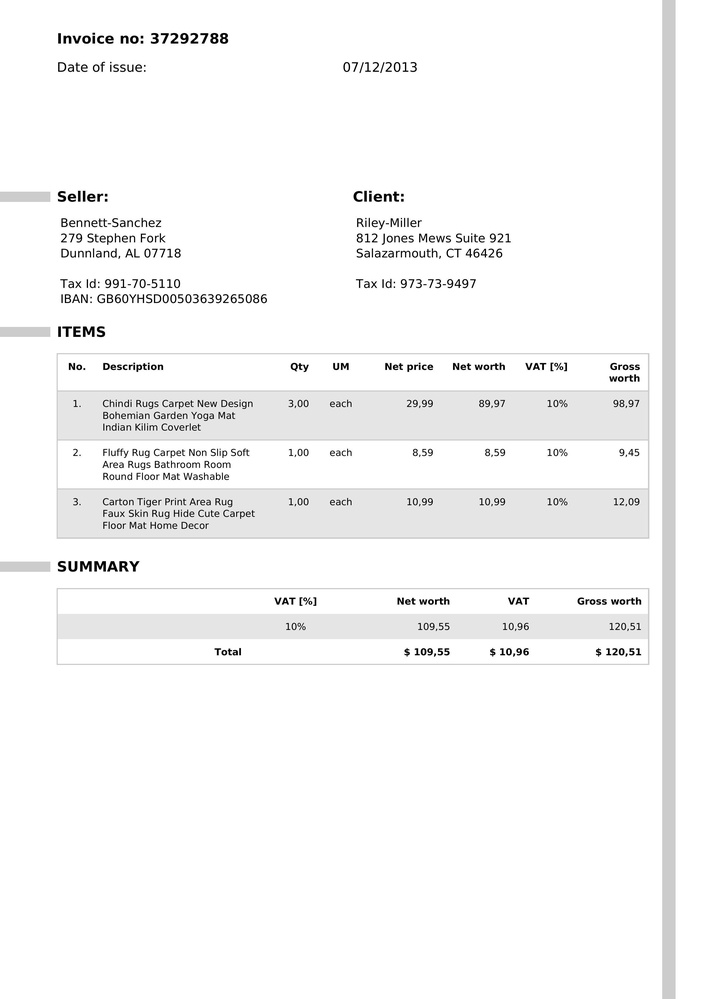
#> input picture code/InvoiceReader-ML-master/templates/image (1).jpg, 706 x 999 px, shrunk from 2481 x 3508 before the run, found by its file name; its folder holds only this picture in this run
$ python Annotation_file.py
#> lines starting #> are read from the running program, lines starting #| are printed output that depends on the picture; after the words box and inside, x2 and y2 are one past the last pixel; in counts of white or black regions, pixels touching at a corner belong together
import os
import cv2
import pytesseract
import re
import json

# Path to Tesseract OCR executable (change accordingly)
# pytesseract.pytesseract.tesseract_cmd = r'C:/Program Files/Tesseract-OCR/tesseract.exe'

def extract_text(image_path):
    image = cv2.imread(image_path)
#> image is the input picture: shape (999, 706, 3); min 0, max 255, mean 247

    gray_image = cv2.cvtColor(image, cv2.COLOR_BGR2GRAY)

    _, thresh_image = cv2.threshold(gray_image, 0, 255, cv2.THRESH_BINARY | cv2.THRESH_OTSU)
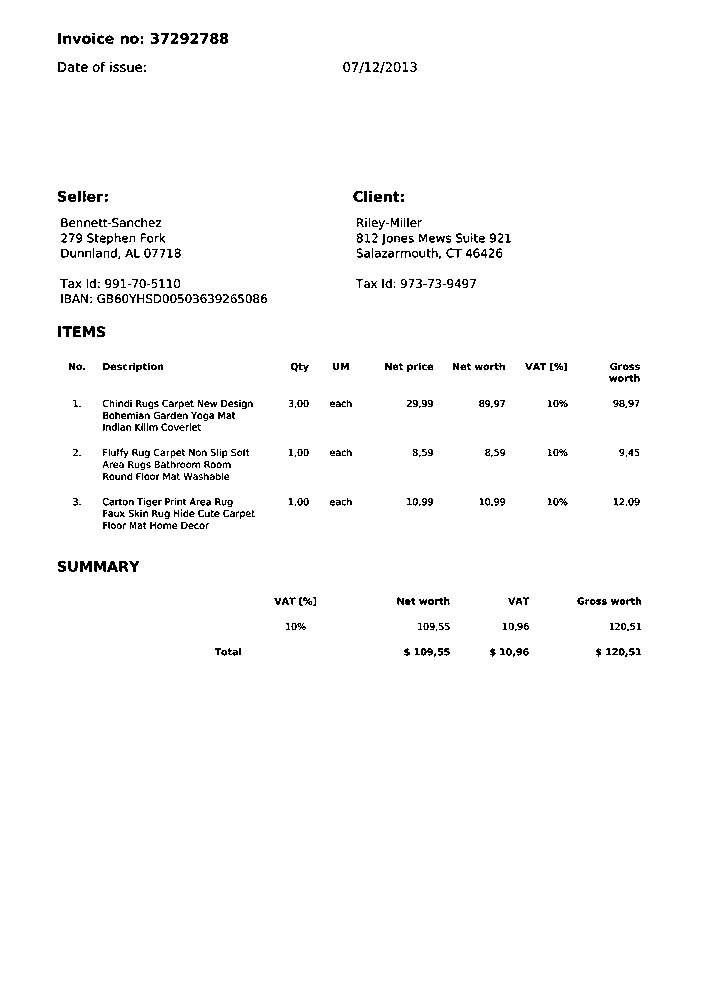
#> thresh_image: shape (999, 706); 98% white; black in thin lines or dots, all inside (x1, y1, x2, y2) = (58, 33, 641, 657)

    inverted_image = cv2.bitwise_not(thresh_image)

    kernel = cv2.getStructuringElement(cv2.MORPH_RECT, (3, 3))
    dilated_image = cv2.dilate(inverted_image, kernel, iterations=1)
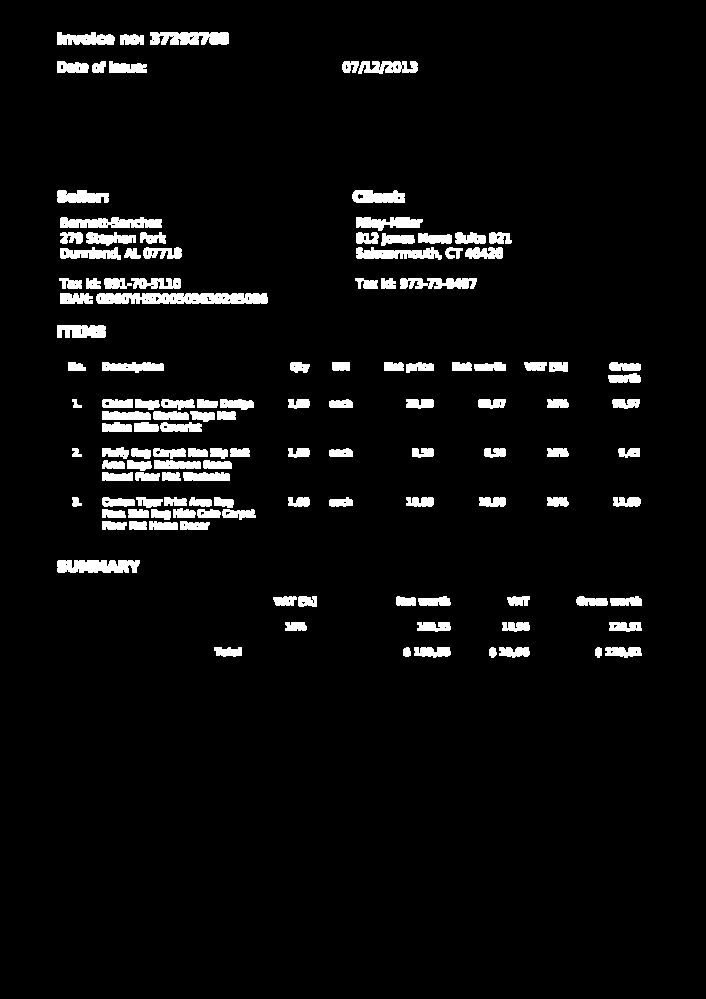
#> dilated_image: shape (999, 706); 4.9% white; 129 white regions, largest, box (x1, y1, x2, y2) and area: (96, 293, 268, 304) 1716, (57, 560, 140, 573) 939, (60, 217, 162, 228) 885

    # Perform OCR
    text = pytesseract.image_to_string(dilated_image)
    print(text,"text")
    return text


def extract_key_value_pairs_and_line_items(text):
    key_value_pairs = {}
    line_items = []

    lines = text.split('\n')
    key_value_pattern = re.compile(r'([^:]+)\s*:\s*(.*)')

    # Define regular expression pattern for line items
    line_item_pattern = r'(\d+)\s+(.*?)\s+(\d+\.\d+)\s+(\d+\.\d+)'

    for line in lines:
        key_value_match = key_value_pattern.match(line)
        if key_value_match:
            key = key_value_match.group(1).strip()
            value = key_value_match.group(2).strip()
            key_value_pairs[key] = value
        else:
            line_item_match = re.match(line_item_pattern, line)
            if line_item_match:
                quantity = int(line_item_match.group(1))
                description = line_item_match.group(2).strip()
                unit_price = float(line_item_match.group(3))
                total_price = float(line_item_match.group(4))

                line_item = {
                    "quantity": quantity,
                    "description": description,
                    "unit_price": unit_price,
                    "total_price": total_price
                }
                line_items.append(line_item)

    return key_value_pairs, line_items

def save_as_json(key_value_pairs, line_items, output_file):
    data = {
        "key_value_pairs": key_value_pairs,
        "line_items": line_items
    }
    with open(output_file, 'w') as f:
        json.dump(data, f, indent=4)

def process_images_in_directory(input_directory, output_directory):
    if not os.path.exists(output_directory):
        os.makedirs(output_directory)

    for filename in os.listdir(input_directory):
        if filename.endswith(".jpg") or filename.endswith(".png"):
            image_path = os.path.join(input_directory, filename)
            output_json = os.path.join(output_directory, f"{os.path.splitext(filename)[0]}.json")

            text = extract_text(image_path)

            key_value_pairs, line_items = extract_key_value_pairs_and_line_items(text)

            save_as_json(key_value_pairs, line_items, output_json)

            print("Annotations saved as JSON:", output_json)

input_directory = 'C:/Users/admin/Documents/imagetotext- python/invoicemodel/Invoice/InvoiceReader-ML-master/templates'  # Replace with your input directory containing invoice images
output_directory = 'InvoiceReader-ML-master/Output_Annotation'  # Replace with your output directory for JSON annotations

process_images_in_directory(input_directory, output_directory)
#> (the call stopped at in extract_text, `text = pytesseract.image_to_string(dilated_image)`: pytesseract is not available in this run)

$ run again, on code/InvoiceReader-ML-master/templates/image (2).jpg
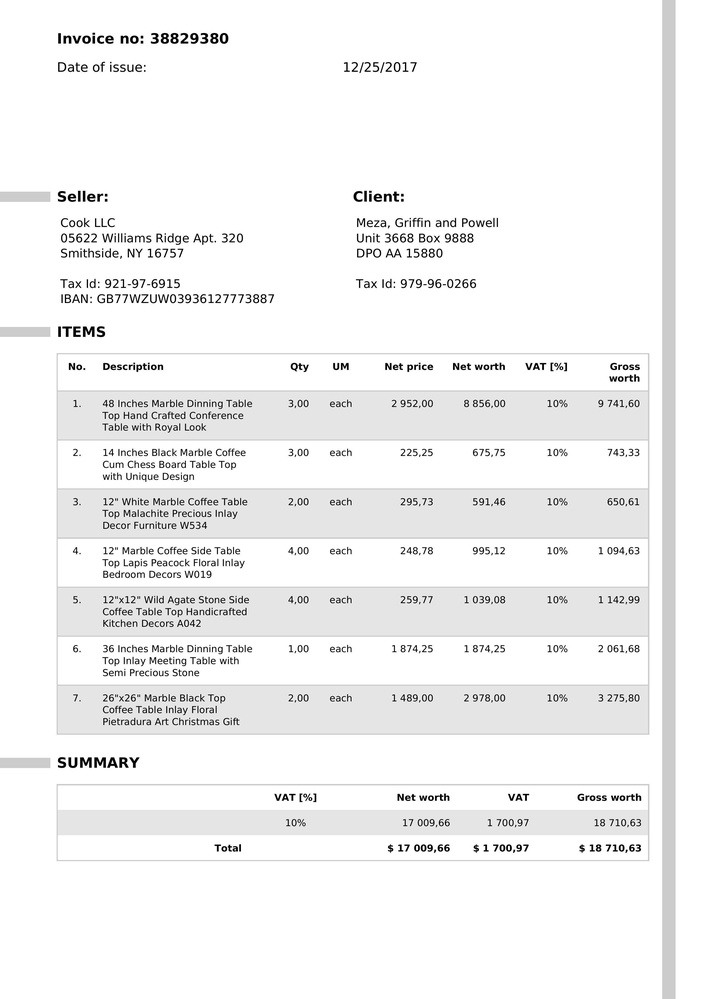
#> input picture code/InvoiceReader-ML-master/templates/image (2).jpg, 706 x 999 px, shrunk from 2481 x 3508 before the run, found by its file name
#> in extract_text, image is the input picture: shape (999, 706, 3); min 0, max 255, mean 242.9
#> in extract_text, `_, thresh_image = cv2.threshold(gray_image, 0, 255, cv2.THRESH_BINARY ..`:
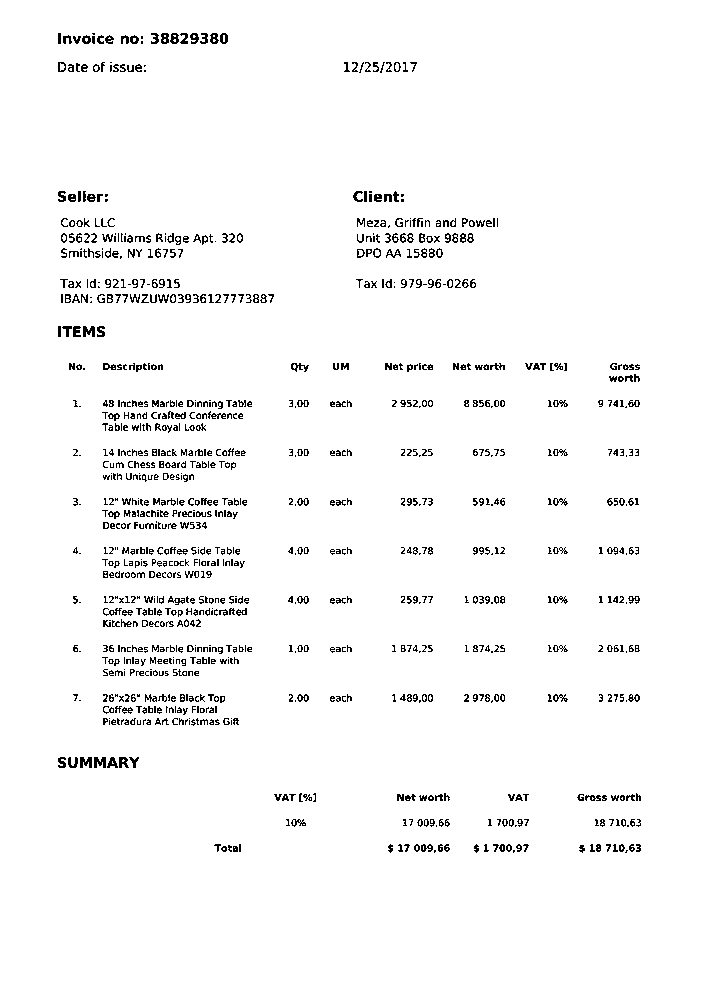
#> thresh_image: shape (999, 706); 96.9% white; black in thin lines or dots, all inside (x1, y1, x2, y2) = (58, 33, 641, 853)
#> in extract_text, `dilated_image = cv2.dilate(inverted_image, kernel, iterations=1)`:
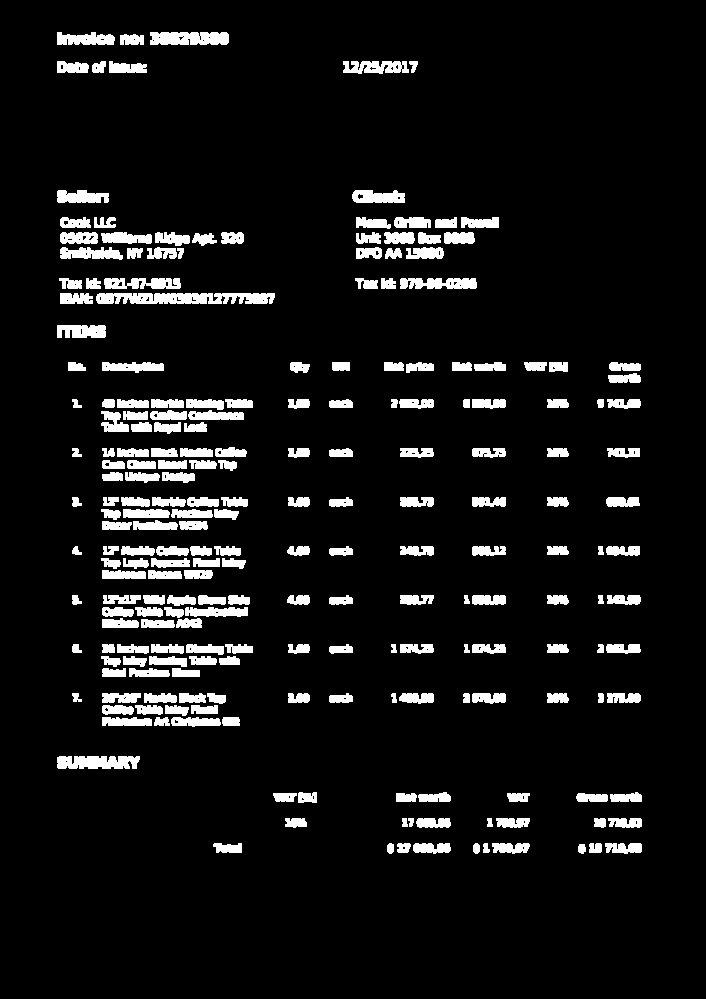
#> dilated_image: shape (999, 706); 7.7% white; 227 white regions, largest, box (x1, y1, x2, y2) and area: (96, 293, 275, 304) 1685, (57, 756, 140, 769) 944, (150, 32, 229, 45) 943
